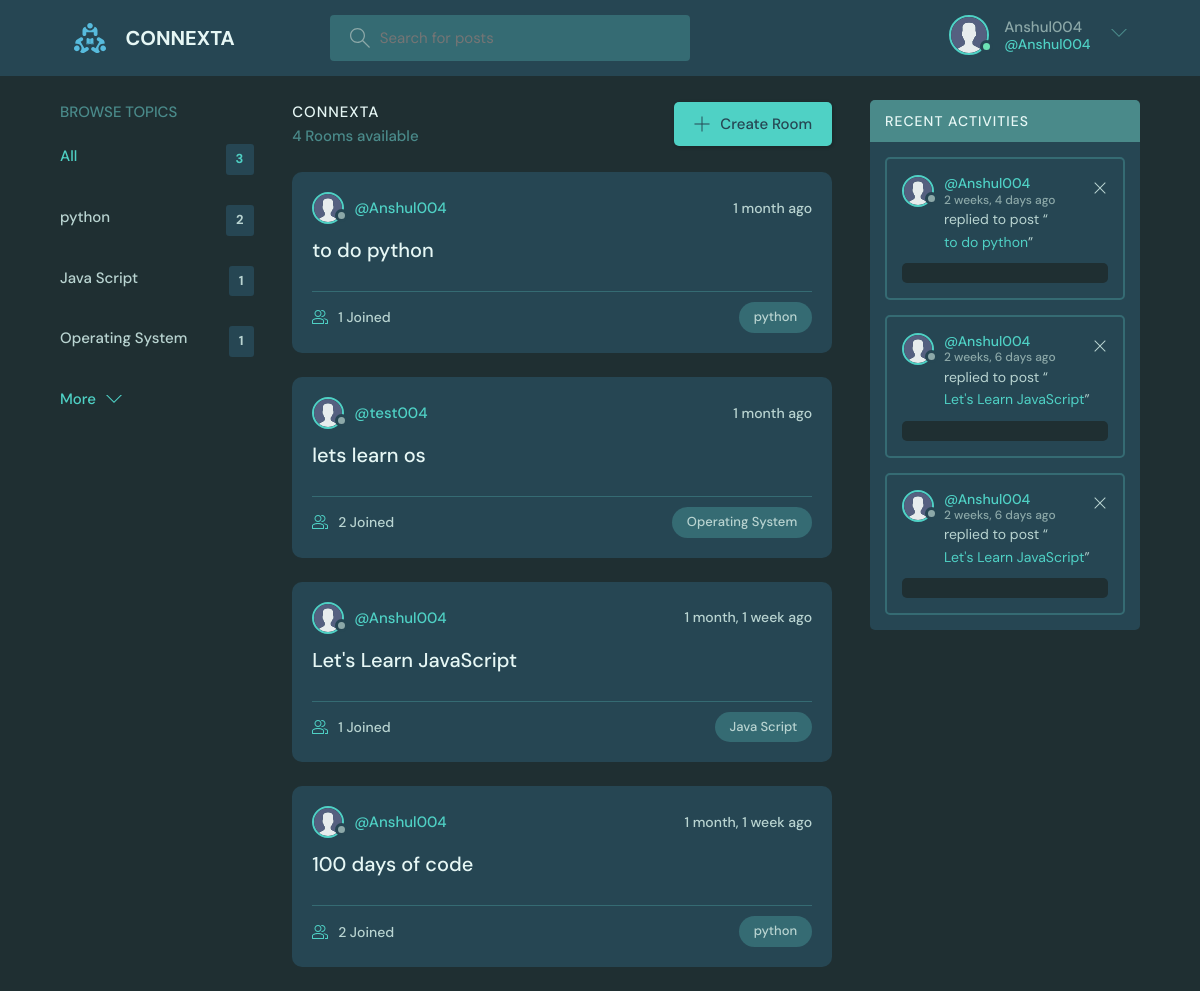
The page /home/ (signed in) on the database as committed earlier.
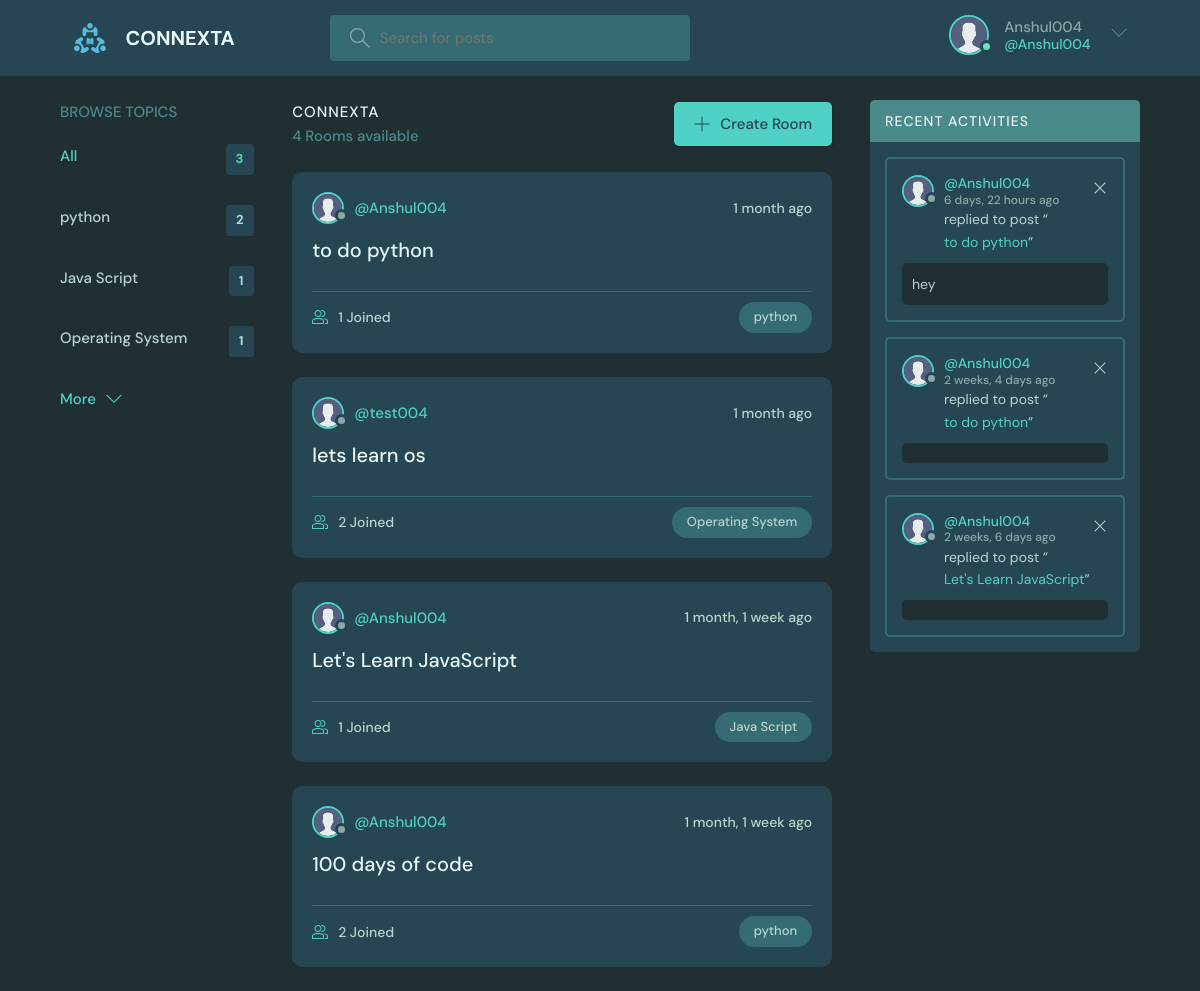
The same page on the database as committed later.
### base/models.py (models this page shows, shortened)
class Topic(models.Model):
    name = models.CharField(max_length=200)

class Room(models.Model):
    host = models.ForeignKey(User, on_delete=models.SET_NULL, null=True)
    topic = models.ForeignKey(Topic, on_delete=models.SET_NULL, null=True)
    name = models.CharField(max_length=200)
    description = models.TextField(null=True, blank=True)
    participants = models.ManyToManyField(
        User, related_name='participants', blank=True)
    updated = models.DateTimeField(auto_now=True)
    created = models.DateTimeField(auto_now_add=True)
    class Meta:
        ordering = ['-updated', '-created']
    def __str__(self):
        return self.name

class User(AbstractUser):
    name = models.CharField(max_length=200, null=True)
    email = models.EmailField(unique=True, null=True)
    bio = models.TextField(null=True)
    avatar = models.ImageField(null=True, default="avatar.svg")
    USERNAME_FIELD = 'email'
    REQUIRED_FIELDS = []
    objects = CustomUserManager()

class Message(models.Model):
    user = models.ForeignKey(User, on_delete=models.CASCADE)
    room = models.ForeignKey('Room', on_delete=models.CASCADE)
    body = models.TextField()
    hashtags = models.CharField(max_length=500, blank=True)
    image = models.ImageField(upload_to='temp/', blank=True, null=True)
    pdf = models.FileField(upload_to='temp/', blank=True, null=True)
    image_url = models.URLField(blank=True, null=True)
    pdf_url = models.URLField(blank=True, null=True)
    updated = models.DateTimeField(auto_now=True)
    created = models.DateTimeField(auto_now_add=True)
    class Meta:
        ordering = ['-updated', '-created']

### base/views.py (the view)
# urls.py: path('home/', views.home, name="home"),
@login_required(login_url='login')
def home(request):
    q = request.GET.get('q') if request.GET.get('q') != None else ''
    rooms = Room.objects.filter(
        Q(topic__name__icontains=q) |
        Q(name__icontains=q) |
        Q(description__icontains=q)
    )
    topics = Topic.objects.all()[0:5]
    room_count = rooms.count()
    room_messages = Message.objects.filter(
        Q(room__topic__name__icontains=q))[0:3]
    context = {'rooms': rooms, 'topics': topics,
               'room_count': room_count, 'room_messages': room_messages}
    return render(request, 'base/home.html', context)

### base/templates/base/home.html (shortened to what this page needs)
{% extends 'main.html' %}
{% block content %}
<main class="layout layout--3">
  <div class="container">
    {% include 'base/topics_component.html' %}
    <div class="roomList">
      <div class="roomList__header">
        <div>
          <h2>CONNEXTA</h2>
          <p>{{room_count}} Rooms available</p>
        </div>
        <a class="btn btn--main" href="{% url 'create-room' %}">
          <svg version="1.1" xmlns="http://www.w3.org/2000/svg" width="32" height="32" viewBox="0 0 32 32">
            <title>add</title>
            <path
              d="M16.943 0.943h-1.885v14.115h-14.115v1.885h14.115v14.115h1.885v-14.115h14.115v-1.885h-14.115v-14.115z">
            </path>
          </svg>
          Create Room
        </a>
      </div>
      {% include 'base/feed_component.html' %}
    </div>
    {% include 'base/activity_component.html' %}
  </div>
</main>
{% endblock %}

### base/templates/base/topics_component.html
<div class="topics">
    <div class="topics__header">
        <h2>Browse Topics</h2>
    </div>
    <ul class="topics__list">
        <li>
            <a href="{% url 'home' %}" class="active">All <span>{{topics.count}}</span></a>
        </li>
        {% for topic in topics %}
        <li>
            <a href="{% url 'home' %}?q={{topic.name}}">{{topic.name}}<span>{{topic.room_set.all.count}}</span></a>
        </li>
        {% endfor %}
    </ul>
    <a class="btn btn--link" href="{% url 'topics' %}">
        More
        <svg version="1.1" xmlns="http://www.w3.org/2000/svg" width="32" height="32" viewBox="0 0 32 32">
            <title>chevron-down</title>
            <path d="M16 21l-13-13h-3l16 16 16-16h-3l-13 13z"></path>
        </svg>
    </a>
</div>

### base/templates/base/feed_component.html (shortened to what this page needs)
{% for room in rooms %}
<div class="roomListRoom">
    <div class="roomListRoom__header">
        <a href="{% url 'user-profile' room.host.id %}" class="roomListRoom__author">
            <div class="avatar avatar--small">
                <img src="{{room.host.avatar.url}}" />
            </div>
            <span>@{{room.host.username}}</span>
        </a>
        <div class="roomListRoom__actions">
            <span>{{room.created|timesince}} ago</span>
        </div>
    </div>
    <div class="roomListRoom__content">
        <a href="{% url 'room' room.id %}">{{room.name}}</a>
    </div>
    <div class="roomListRoom__meta">
        <a href="{% url 'room' room.id %}" class="roomListRoom__joined">
            {{room.participants.all.count}} Joined
        </a>
        <p class="roomListRoom__topic">{{room.topic.name}}</p>
    </div>
</div>
{% endfor %}

### base/templates/base/activity_component.html
<div class="activities">
    <div class="activities__header">
        <h2>Recent Activities</h2>
    </div>
    {% for message in room_messages %}
    <div class="activities__box">
        <div class="activities__boxHeader roomListRoom__header">
            <a href="{% url 'user-profile' message.user.id %}" class="roomListRoom__author">
                <div class="avatar avatar--small">
                    <img src="{{message.user.avatar.url}}" />
                </div>
                <p>
                    @{{message.user.username}}
                    <span>{{message.created|timesince}} ago</span>
                </p>
            </a>
            {% if request.user == message.user %}
            <div class="roomListRoom__actions">
                <a href="{% url 'delete-message' message.id %}">
                    <svg version="1.1" xmlns="http://www.w3.org/2000/svg" width="32" height="32" viewBox="0 0 32 32">
                        <title>remove</title>
                        <path
                            d="M27.314 6.019l-1.333-1.333-9.98 9.981-9.981-9.981-1.333 1.333 9.981 9.981-9.981 9.98 1.333 1.333 9.981-9.98 9.98 9.98 1.333-1.333-9.98-9.98 9.98-9.981z">
                        </path>
                    </svg>
                </a>
            </div>
            {% endif %}
        </div>
        <div class="activities__boxContent">
            <p>replied to post “<a href="{% url 'room' message.room.id %}">{{message.room}}</a>”</p>
            <div class="activities__boxRoomContent">{{message.body}}</div>
        </div>
    </div>
    {% endfor %}
</div>

Rows that differ between the two databases and show on the page:
no longer on this page (row unchanged): Message: user.avatar (placeholder picture), user.username "Anshul004", created "2 weeks, 6 days", room "Let's Learn JavaScript"
added Message: user.avatar (placeholder picture), user.username "Anshul004", created "6 days, 22 hours", room "to do python", body "hey"
